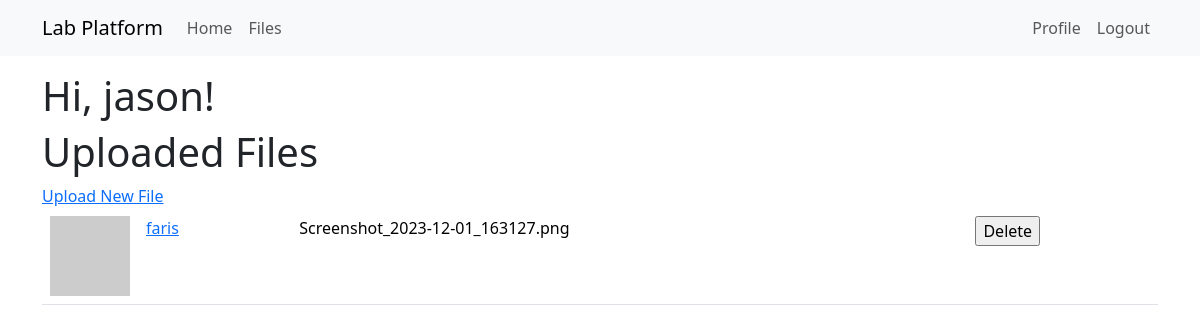
Before: /board (signed in) with the older database file.
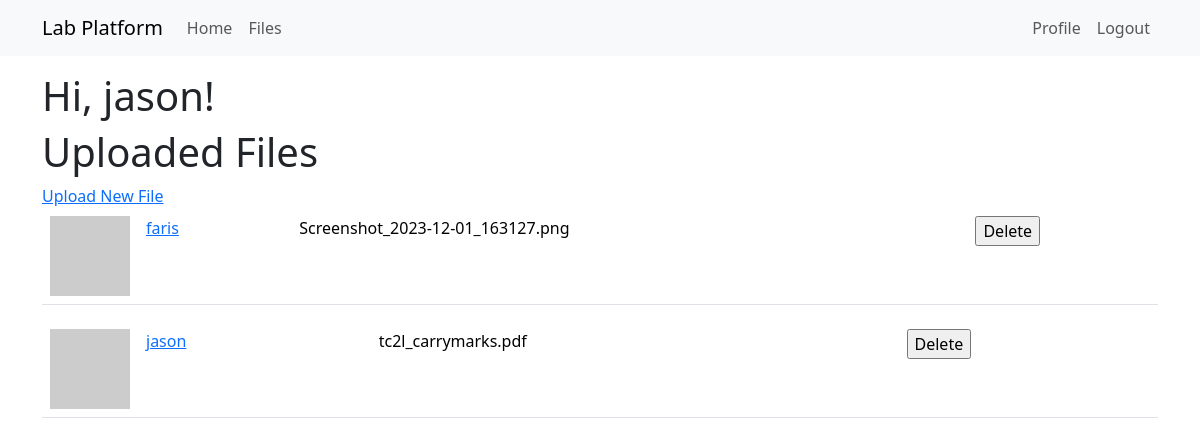
After: the same page with the newer database file.
### app/models.py (models this page shows, shortened)
class File(db.Model):
    id: so.Mapped[int] = so.mapped_column(primary_key=True)
    filename: so.Mapped[str] = so.mapped_column(sa.String(140))
    timestamp: so.Mapped[datetime] = so.mapped_column(
        index=True, default=lambda: datetime.now(timezone.utc))
    user_id: so.Mapped[int] = so.mapped_column(sa.ForeignKey(User.id),
                                               index=True)
    path: so.Mapped[str] = so.mapped_column(sa.String(140))
    uploader: so.Mapped[User] = so.relationship(back_populates='files')

class User(UserMixin, db.Model):
    id: so.Mapped[int] = so.mapped_column(primary_key=True)
    username: so.Mapped[str] = so.mapped_column(sa.String(64), index=True,
                                                unique=True)
    email: so.Mapped[str] = so.mapped_column(sa.String(120), index=True,
                                             unique=True)
    password_hash: so.Mapped[Optional[str]] = so.mapped_column(sa.String(256))
    posts: so.WriteOnlyMapped['Post'] = so.relationship(
        back_populates='author')
    files: so.WriteOnlyMapped['File'] = so.relationship(
        back_populates='uploader')
    role: so.Mapped[int] = so.mapped_column(sa.Integer, default=-1, index=True, unique=False)
    def avatar(self, size):
        digest = md5(self.email.lower().encode('utf-8')).hexdigest()
        return f'https://www.gravatar.com/avatar/{digest}?d=identicon&s={size}'
    def is_admin(self):
        return self.role == 0
    def is_lecturer(self):
        return self.role == 1

### app/routes.py (the view)
@app.route('/board', methods=['GET', 'POST'])
@login_required
def board():
    form =  DeleteFile()
    if form.validate_on_submit():
        file = db.session.scalar(sa.select(File).where(form.file_ID == File.id))
        db.session.delete(file)
        db.session.commit()
        flash('Deleted!')
    return render_template('board.html',title='Upload', form=form, files=db.session.scalars(sa.select(File)).all())

### app/forms.py
class DeleteFile(FlaskForm):
    form_id = int
    submit = SubmitField('Delete')

### app/models.py (called while the page is built)
@login.user_loader
def load_user(id):
    return db.session.get(User, int(id))

### app/templates/board.html
{% extends "base.html" %}
{% block content %}
    <h1>Hi, {{ current_user.username }}!</h1>
    <h1>Uploaded Files</h1>
    {% if current_user.is_lecturer() or current_user.is_admin() %}
        <a href="{{ url_for('upload') }}">Upload New File</a>
    {% endif %}
    {% for file in files %}
        {% include '_files.html' %}
    {% endfor %}
{% endblock %}

### app/templates/_files.html (shortened to what this page needs)
<table class="table table-hover">
    <tr>
        <td width="70px">
            <a href="{{ url_for('user', username=file.uploader.username) }}">
                <img src="{{ file.uploader.avatar(70) }}" />
            </a>
        </td>
        <td>
            <a href="{{ url_for('user', username=file.uploader.username) }}">
                {{ file.uploader.username }}
            </a>
        </td>
        <td>
        </td>
        <td>
            <p>
                {{ file.filename }}
            </p>
        </td>
        <td>
            <form action="" method="post">
                <input type="submit" value="Delete">
            </form>
        </td>
    </tr>
</table>

Changed rows visible on the page:
added File: uploader.username "jason", filename "tc2l_carrymarks.pdf"
